Frame 1 (no input): blank canvas, image omitted
Frame 60 (no input): blank canvas, image omitted
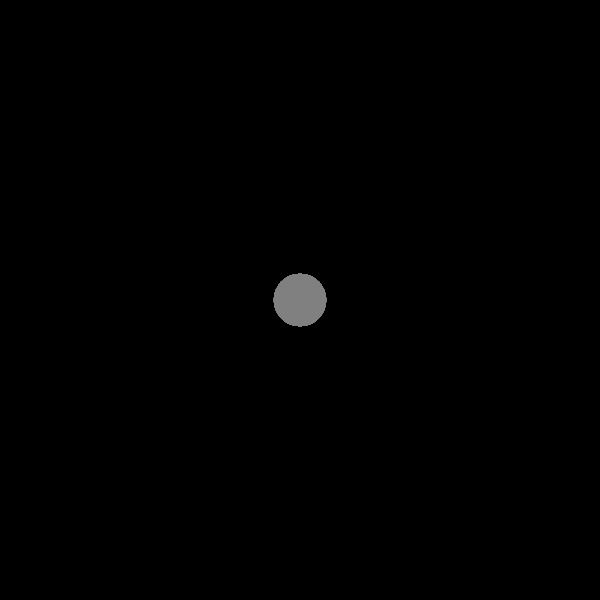
Frame 120 (the mouse pressed at the canvas centre since frame 60)

The p5.js sketch whose frames 1 and 60 were blank and that drew this single picture after the mouse press (run headless with seeded random() and noise() and a simulated clock; from frame 60 on, the mouse is pressed at the canvas centre):

// p5.js sketch
// ── sketch.js
function setup() {
  createCanvas(600, 600);
  background(0);
}

function draw() {
	noStroke();
  if (mouseIsPressed == true) {
    let s = map(mouseX, 0, width, 5, 100);
    let c = map(mouseY, 0, height, 0, 255);
    fill(c);
    ellipse(mouseX, mouseY, s, s);
  }
}
